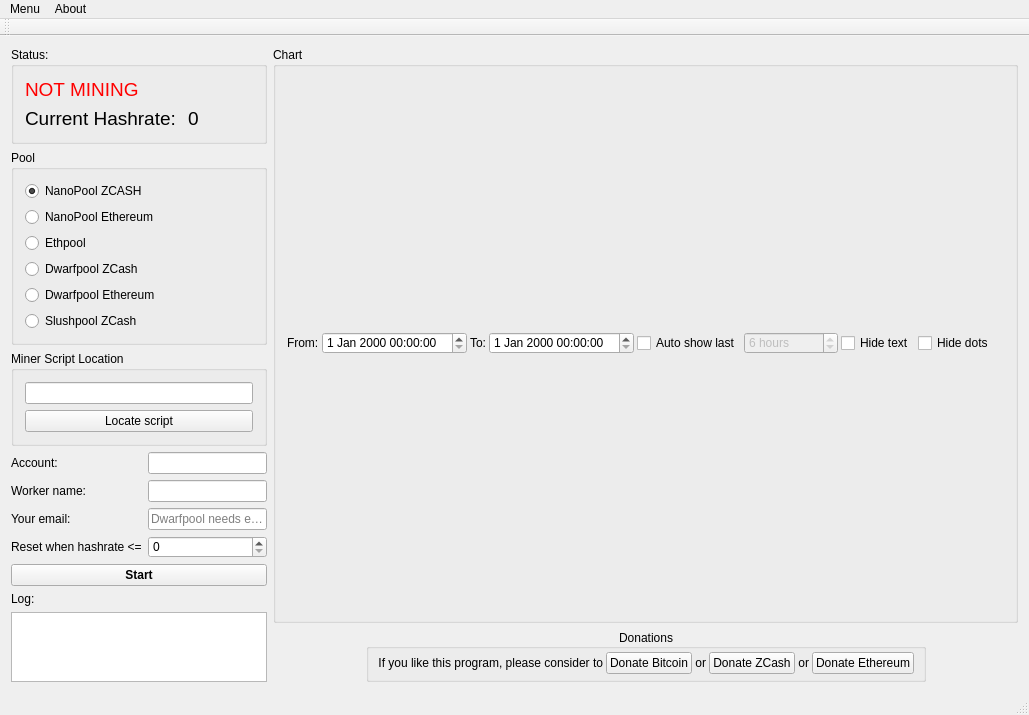
<?xml version="1.0" encoding="UTF-8"?>
<ui version="4.0">
 <class>MainWindow</class>
 <widget class="QMainWindow" name="MainWindow">
  <property name="geometry">
   <rect>
    <x>0</x>
    <y>0</y>
    <width>1029</width>
    <height>622</height>
   </rect>
  </property>
  <property name="windowTitle">
   <string>MinerWatch v0.0.2</string>
  </property>
  <property name="styleSheet">
   <string notr="true">.QPushButton::hover
{	
	color: rgb(0, 85, 255);
}</string>
  </property>
  <widget class="QWidget" name="centralWidget">
   <layout class="QGridLayout" name="gridLayout" rowstretch="0,0,0,0,0,0,1,0" columnstretch="0,1">
    <item row="0" column="0">
     <widget class="QGroupBox" name="groupBox_4">
      <property name="title">
       <string>Status:</string>
      </property>
      <layout class="QVBoxLayout" name="verticalLayout_5">
       <item>
        <widget class="QLabel" name="label_status">
         <property name="font">
          <font>
           <pointsize>14</pointsize>
          </font>
         </property>
         <property name="styleSheet">
          <string notr="true">*{ color: red;}</string>
         </property>
         <property name="text">
          <string>NOT MINING</string>
         </property>
        </widget>
       </item>
       <item>
        <layout class="QHBoxLayout" name="horizontalLayout">
         <item>
          <widget class="QLabel" name="label">
           <property name="font">
            <font>
             <pointsize>14</pointsize>
            </font>
           </property>
           <property name="text">
            <string>Current Hashrate: </string>
           </property>
          </widget>
         </item>
         <item>
          <widget class="QLabel" name="label_hashrate">
           <property name="font">
            <font>
             <pointsize>14</pointsize>
            </font>
           </property>
           <property name="text">
            <string>0</string>
           </property>
          </widget>
         </item>
        </layout>
       </item>
      </layout>
     </widget>
    </item>
    <item row="0" column="1" rowspan="7">
     <widget class="QGroupBox" name="groupBox_chart">
      <property name="title">
       <string>Chart</string>
      </property>
      <layout class="QVBoxLayout" name="verticalLayout_groupboxchart">
       <item>
        <layout class="QHBoxLayout" name="horizontalLayout_2">
         <property name="spacing">
          <number>3</number>
         </property>
         <item>
          <widget class="QLabel" name="label_6">
           <property name="text">
            <string>From:</string>
           </property>
          </widget>
         </item>
         <item>
          <widget class="QDateTimeEdit" name="dateTimeEdit_hash_from"/>
         </item>
         <item>
          <widget class="QLabel" name="label_7">
           <property name="text">
            <string>To:</string>
           </property>
          </widget>
         </item>
         <item>
          <widget class="QDateTimeEdit" name="dateTimeEdit_hash_to"/>
         </item>
         <item>
          <widget class="QCheckBox" name="checkBox_autoshowlast">
           <property name="text">
            <string>Auto show last</string>
           </property>
          </widget>
         </item>
         <item>
          <widget class="QSpinBox" name="spinBox_hourinterval">
           <property name="enabled">
            <bool>false</bool>
           </property>
           <property name="suffix">
            <string> hours</string>
           </property>
           <property name="minimum">
            <number>1</number>
           </property>
           <property name="maximum">
            <number>99999</number>
           </property>
           <property name="value">
            <number>6</number>
           </property>
          </widget>
         </item>
         <item>
          <widget class="QCheckBox" name="checkBox">
           <property name="text">
            <string>Hide text</string>
           </property>
          </widget>
         </item>
         <item>
          <widget class="QCheckBox" name="checkBox_2">
           <property name="text">
            <string>Hide dots</string>
           </property>
          </widget>
         </item>
         <item>
          <spacer name="horizontalSpacer">
           <property name="orientation">
            <enum>Qt::Horizontal</enum>
           </property>
           <property name="sizeHint" stdset="0">
            <size>
             <width>40</width>
             <height>20</height>
            </size>
           </property>
          </spacer>
         </item>
        </layout>
       </item>
      </layout>
     </widget>
    </item>
    <item row="1" column="0">
     <layout class="QVBoxLayout" name="verticalLayout_3">
      <item>
       <widget class="QGroupBox" name="groupBox_2">
        <property name="title">
         <string>Pool</string>
        </property>
        <layout class="QVBoxLayout" name="verticalLayout">
         <item>
          <widget class="QRadioButton" name="radioButton_pool_nanozec">
           <property name="text">
            <string>NanoPool ZCASH</string>
           </property>
           <property name="checked">
            <bool>true</bool>
           </property>
           <attribute name="buttonGroup">
            <string notr="true">buttonGroup</string>
           </attribute>
          </widget>
         </item>
         <item>
          <widget class="QRadioButton" name="radioButton_pool_nanoeth">
           <property name="text">
            <string>NanoPool Ethereum</string>
           </property>
           <property name="checked">
            <bool>false</bool>
           </property>
           <attribute name="buttonGroup">
            <string notr="true">buttonGroup</string>
           </attribute>
          </widget>
         </item>
         <item>
          <widget class="QRadioButton" name="radioButton_ethpool">
           <property name="text">
            <string>Ethpool</string>
           </property>
           <property name="checked">
            <bool>false</bool>
           </property>
           <attribute name="buttonGroup">
            <string notr="true">buttonGroup</string>
           </attribute>
          </widget>
         </item>
         <item>
          <widget class="QRadioButton" name="radioButton_dwarfzec">
           <property name="text">
            <string>Dwarfpool ZCash</string>
           </property>
           <property name="checked">
            <bool>false</bool>
           </property>
           <attribute name="buttonGroup">
            <string notr="true">buttonGroup</string>
           </attribute>
          </widget>
         </item>
         <item>
          <widget class="QRadioButton" name="radioButton_dwarfeth">
           <property name="text">
            <string>Dwarfpool Ethereum</string>
           </property>
           <property name="checked">
            <bool>false</bool>
           </property>
           <attribute name="buttonGroup">
            <string notr="true">buttonGroup</string>
           </attribute>
          </widget>
         </item>
         <item>
          <widget class="QRadioButton" name="radioButton_slushpool">
           <property name="text">
            <string>Slushpool ZCash</string>
           </property>
           <property name="checked">
            <bool>false</bool>
           </property>
           <attribute name="buttonGroup">
            <string notr="true">buttonGroup</string>
           </attribute>
          </widget>
         </item>
        </layout>
       </widget>
      </item>
     </layout>
    </item>
    <item row="2" column="0">
     <widget class="QGroupBox" name="groupBox_3">
      <property name="title">
       <string>Miner Script Location</string>
      </property>
      <layout class="QVBoxLayout" name="verticalLayout_4">
       <item>
        <widget class="QLineEdit" name="lineEdit_miner_loc"/>
       </item>
       <item>
        <widget class="QPushButton" name="pushButton">
         <property name="text">
          <string>Locate script</string>
         </property>
        </widget>
       </item>
      </layout>
     </widget>
    </item>
    <item row="3" column="0">
     <layout class="QFormLayout" name="formLayout">
      <item row="0" column="0">
       <widget class="QLabel" name="label_2">
        <property name="text">
         <string>Account:</string>
        </property>
       </widget>
      </item>
      <item row="0" column="1">
       <widget class="QLineEdit" name="lineEdit_account"/>
      </item>
      <item row="1" column="0">
       <widget class="QLabel" name="label_3">
        <property name="text">
         <string>Worker name:</string>
        </property>
       </widget>
      </item>
      <item row="1" column="1">
       <widget class="QLineEdit" name="lineEdit_worker"/>
      </item>
      <item row="3" column="0">
       <widget class="QLabel" name="label_5">
        <property name="text">
         <string>Reset when hashrate &lt;=</string>
        </property>
       </widget>
      </item>
      <item row="3" column="1">
       <widget class="QSpinBox" name="spinBox">
        <property name="suffix">
         <string/>
        </property>
        <property name="maximum">
         <number>999999999</number>
        </property>
       </widget>
      </item>
      <item row="2" column="0">
       <widget class="QLabel" name="label_email">
        <property name="text">
         <string>Your email:</string>
        </property>
       </widget>
      </item>
      <item row="2" column="1">
       <widget class="QLineEdit" name="lineEdit_email">
        <property name="placeholderText">
         <string>Dwarfpool needs email</string>
        </property>
       </widget>
      </item>
     </layout>
    </item>
    <item row="4" column="0">
     <widget class="QPushButton" name="pushButton_2">
      <property name="font">
       <font>
        <weight>75</weight>
        <bold>true</bold>
       </font>
      </property>
      <property name="text">
       <string>Start</string>
      </property>
     </widget>
    </item>
    <item row="5" column="0">
     <widget class="QLabel" name="label_4">
      <property name="text">
       <string>Log:</string>
      </property>
     </widget>
    </item>
    <item row="6" column="0" rowspan="2">
     <widget class="QTextBrowser" name="textBrowser"/>
    </item>
    <item row="7" column="1">
     <layout class="QHBoxLayout" name="horizontalLayout_4" stretch="1,0,1">
      <property name="spacing">
       <number>0</number>
      </property>
      <item>
       <spacer name="horizontalSpacer_4">
        <property name="orientation">
         <enum>Qt::Horizontal</enum>
        </property>
        <property name="sizeHint" stdset="0">
         <size>
          <width>40</width>
          <height>20</height>
         </size>
        </property>
       </spacer>
      </item>
      <item>
       <widget class="QGroupBox" name="groupBox">
        <property name="title">
         <string>Donations</string>
        </property>
        <property name="alignment">
         <set>Qt::AlignCenter</set>
        </property>
        <layout class="QHBoxLayout" name="horizontalLayout_3" stretch="0,0,0,0,0,0">
         <property name="spacing">
          <number>3</number>
         </property>
         <property name="leftMargin">
          <number>9</number>
         </property>
         <property name="topMargin">
          <number>3</number>
         </property>
         <property name="rightMargin">
          <number>9</number>
         </property>
         <property name="bottomMargin">
          <number>5</number>
         </property>
         <item>
          <widget class="QLabel" name="label_8">
           <property name="text">
            <string>If you like this program, please consider to</string>
           </property>
           <property name="alignment">
            <set>Qt::AlignRight|Qt::AlignTrailing|Qt::AlignVCenter</set>
           </property>
          </widget>
         </item>
         <item>
          <widget class="QPushButton" name="pushButton_3">
           <property name="toolTip">
            <string>Clicking this button copies donation BTC address to clipboard.</string>
           </property>
           <property name="autoFillBackground">
            <bool>true</bool>
           </property>
           <property name="text">
            <string>Donate Bitcoin</string>
           </property>
           <property name="default">
            <bool>false</bool>
           </property>
           <property name="flat">
            <bool>false</bool>
           </property>
          </widget>
         </item>
         <item>
          <widget class="QLabel" name="label_9">
           <property name="text">
            <string>or</string>
           </property>
           <property name="alignment">
            <set>Qt::AlignRight|Qt::AlignTrailing|Qt::AlignVCenter</set>
           </property>
          </widget>
         </item>
         <item>
          <widget class="QPushButton" name="pushButton_4">
           <property name="toolTip">
            <string>Clicking this button copies donation ZCash address to clipboard.</string>
           </property>
           <property name="autoFillBackground">
            <bool>true</bool>
           </property>
           <property name="text">
            <string>Donate ZCash</string>
           </property>
           <property name="default">
            <bool>false</bool>
           </property>
           <property name="flat">
            <bool>false</bool>
           </property>
          </widget>
         </item>
         <item>
          <widget class="QLabel" name="label_10">
           <property name="text">
            <string>or</string>
           </property>
           <property name="alignment">
            <set>Qt::AlignRight|Qt::AlignTrailing|Qt::AlignVCenter</set>
           </property>
          </widget>
         </item>
         <item>
          <widget class="QPushButton" name="pushButton_eth">
           <property name="toolTip">
            <string>Clicking this button copies donation Ethereum address to clipboard.</string>
           </property>
           <property name="autoFillBackground">
            <bool>true</bool>
           </property>
           <property name="text">
            <string>Donate Ethereum</string>
           </property>
           <property name="default">
            <bool>false</bool>
           </property>
           <property name="flat">
            <bool>false</bool>
           </property>
          </widget>
         </item>
        </layout>
       </widget>
      </item>
      <item>
       <spacer name="horizontalSpacer_5">
        <property name="orientation">
         <enum>Qt::Horizontal</enum>
        </property>
        <property name="sizeHint" stdset="0">
         <size>
          <width>40</width>
          <height>20</height>
         </size>
        </property>
       </spacer>
      </item>
     </layout>
    </item>
   </layout>
  </widget>
  <widget class="QMenuBar" name="menuBar">
   <property name="geometry">
    <rect>
     <x>0</x>
     <y>0</y>
     <width>1029</width>
     <height>21</height>
    </rect>
   </property>
   <widget class="QMenu" name="menuMenu">
    <property name="title">
     <string>Menu</string>
    </property>
    <addaction name="actionOpen_log_file"/>
   </widget>
   <widget class="QMenu" name="menuAbout">
    <property name="title">
     <string>About</string>
    </property>
    <addaction name="actionQt"/>
    <addaction name="actionMinerWatch"/>
   </widget>
   <addaction name="menuMenu"/>
   <addaction name="menuAbout"/>
  </widget>
  <widget class="QToolBar" name="mainToolBar">
   <attribute name="toolBarArea">
    <enum>TopToolBarArea</enum>
   </attribute>
   <attribute name="toolBarBreak">
    <bool>false</bool>
   </attribute>
  </widget>
  <widget class="QStatusBar" name="statusBar"/>
  <action name="actionQt">
   <property name="text">
    <string>Qt</string>
   </property>
  </action>
  <action name="actionMinerWatch">
   <property name="text">
    <string>MinerWatch</string>
   </property>
  </action>
  <action name="actionOpen_log_file">
   <property name="text">
    <string>Open log file</string>
   </property>
  </action>
 </widget>
 <layoutdefault spacing="6" margin="11"/>
 <resources/>
 <connections>
  <connection>
   <sender>checkBox_autoshowlast</sender>
   <signal>toggled(bool)</signal>
   <receiver>spinBox_hourinterval</receiver>
   <slot>setEnabled(bool)</slot>
   <hints>
    <hint type="sourcelabel">
     <x>622</x>
     <y>199</y>
    </hint>
    <hint type="destinationlabel">
     <x>709</x>
     <y>199</y>
    </hint>
   </hints>
  </connection>
 </connections>
 <buttongroups>
  <buttongroup name="buttonGroup"/>
 </buttongroups>
</ui>
